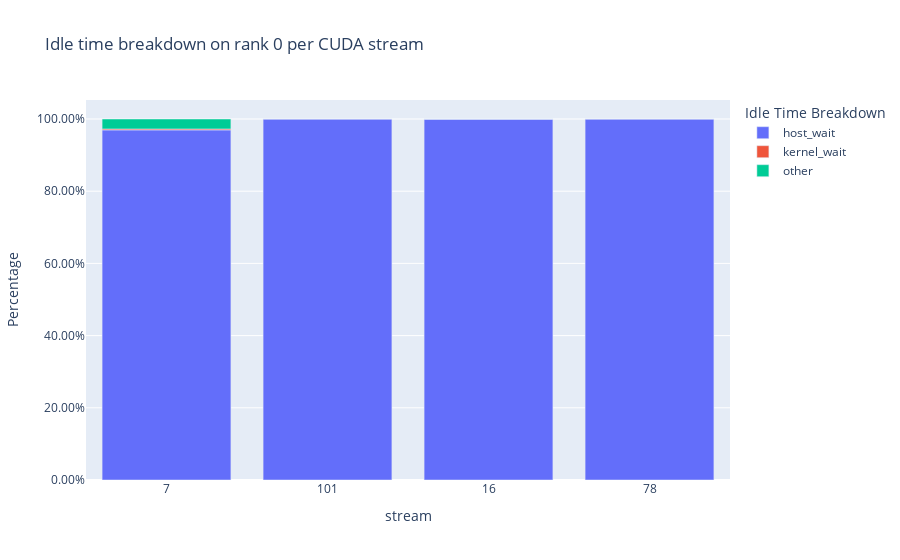

The cell this chart's notebook holds for it:
### Code cell
# Idle time breakdown
idle_time_df = analyzer.get_idle_time_breakdown()
print(idle_time_df)

### Figure 1 — Plotly figure (JSON) as saved in the notebook; plotly's stock layout.template omitted (floating-point values rounded to 4 significant figures)
{"data": [{"alignmentgroup": "True", "customdata": [[1017199], [5991291], [6036066], [5966615]], "hovertemplate": "idle_category=host_wait<br>stream=%{x}<br>idle_time_ratio=%{y}<br>idle_time=%{customdata[0]}<extra></extra>", "legendgroup": "host_wait", "marker": {"color": "#636efa", "pattern": {"shape": ""}}, "name": "host_wait", "offsetgroup": "host_wait", "orientation": "v", "showlegend": true, "textposition": "auto", "type": "bar", "x": ["7", "101", "16", "78"], "xaxis": "x", "y": [0.9698, 1, 0.9999, 1], "yaxis": "y"}, {"alignmentgroup": "True", "customdata": [[2838], [361]], "hovertemplate": "idle_category=kernel_wait<br>stream=%{x}<br>idle_time_ratio=%{y}<br>idle_time=%{customdata[0]}<extra></extra>", "legendgroup": "kernel_wait", "marker": {"color": "#EF553B", "pattern": {"shape": ""}}, "name": "kernel_wait", "offsetgroup": "kernel_wait", "orientation": "v", "showlegend": true, "textposition": "auto", "type": "bar", "x": ["7", "16"], "xaxis": "x", "y": [0.002706, 5.98e-05], "yaxis": "y"}, {"alignmentgroup": "True", "customdata": [[28877], [0], [0], [0]], "hovertemplate": "idle_category=other<br>stream=%{x}<br>idle_time_ratio=%{y}<br>idle_time=%{customdata[0]}<extra></extra>", "legendgroup": "other", "marker": {"color": "#00cc96", "pattern": {"shape": ""}}, "name": "other", "offsetgroup": "other", "orientation": "v", "showlegend": true, "textposition": "auto", "type": "bar", "x": ["7", "101", "16", "78"], "xaxis": "x", "y": [0.02753, 0, 0, 0], "yaxis": "y"}], "layout": {"autosize": true, "barmode": "relative", "legend": {"title": {"text": "Idle Time Breakdown"}, "tracegroupgap": 0}, "title": {"text": "Idle time breakdown on rank 0 per CUDA stream"}, "xaxis": {"anchor": "y", "autorange": true, "domain": [0, 1], "range": [-0.5, 3.5], "title": {"text": "stream"}, "type": "category"}, "yaxis": {"anchor": "x", "autorange": true, "domain": [0, 1], "range": [0, 1.053], "tickformat": ".2%", "title": {"text": "Percentage"}, "type": "linear"}}}
